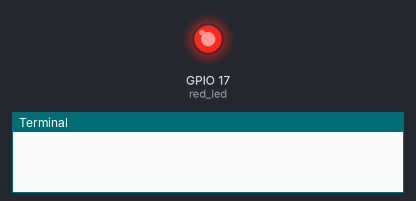
Bench run of a program on a simulated Raspberry Pi (BCM pin numbers). Shown: output pins drawn as LEDs (lit = HIGH), the last lines printed to the terminal.

Above: at 0.15 s.
At 13.2 s:
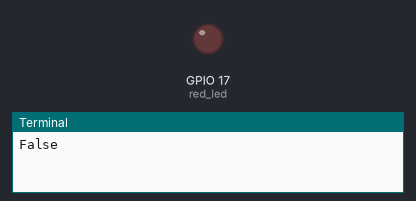
Timing chart, 0 to 14.3 s (numbered marks = the images above):
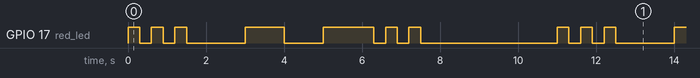

Measured:
- by itself, GPIO 17 (red_led): repeats every 11.0 s: 2 × (LOW 0.30 s, HIGH 0.30 s), LOW 1.5 s, HIGH 1.0 s, LOW 1.0 s, HIGH 1.3 s, 2 × (LOW 0.30 s, HIGH 0.30 s), LOW 3.5 s, HIGH 0.30 s
- by itself, everything shown: repeats every 11.0 s, in 16 steps

The program:

blinky_lights.py
```python
from gpiozero import LED
from time import sleep

red_led = LED(17)

while True:
    red_led.blink(0.3,0.3,3)
    sleep(3)
    red_led.blink(1,1,3)
    sleep(3)
    red_led.blink(0.3,0.3,3)
    sleep(5)
    print(red_led.is_lit)
#
#while True:
#    red_led.on()
#    sleep(1)
#    red_led.off()
#    sleep(1)
```
